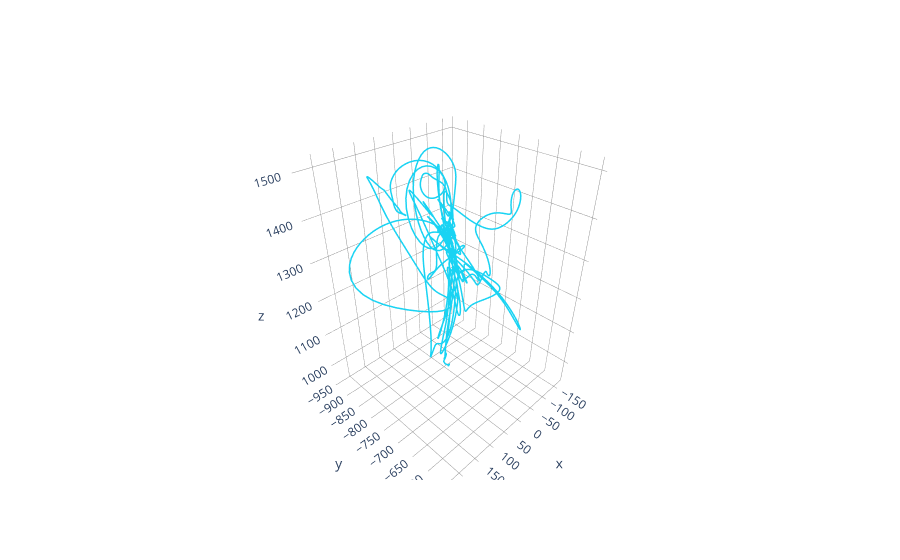

The code cell stored with this chart in its notebook:
### Code cell
hand_barycentre = barycenter_from_3ptsHand(path_dir+files[2], plot=False)
data_traj = take_numpy_subset(hand_barycentre, 0, len(hand_barycentre.index))
plot_3D_means([data_traj], [], "", "")

### Figure 1 — Plotly figure (JSON) as saved in the notebook; plotly's stock layout.template omitted (floating-point values rounded to 4 significant figures; data arrays with more than 128 entries replaced by an {"elided": "..."} marker saying what was removed)
{"data": [{"line": {"color": "#19D3F3", "width": 3}, "mode": "lines", "showlegend": false, "type": "scatter3d", "x": {"elided": "2110 float values"}, "y": {"elided": "2110 float values"}, "z": {"elided": "2110 float values"}}], "layout": {"legend": {"orientation": "h", "x": 1, "xanchor": "right", "y": 1.2, "yanchor": "top"}, "plot_bgcolor": "rgba(0,0,0,0)", "scene": {"xaxis": {"backgroundcolor": "rgb(0, 0, 0)", "gridcolor": "grey", "gridwidth": 0.8, "showbackground": false, "zeroline": false}, "yaxis": {"backgroundcolor": "rgb(0, 0, 0)", "gridcolor": "grey", "gridwidth": 0.8, "showbackground": false, "zeroline": false}, "zaxis": {"backgroundcolor": "rgb(0, 0, 0)", "gridcolor": "grey", "gridwidth": 0.8, "showbackground": false, "zeroline": false}}}}
